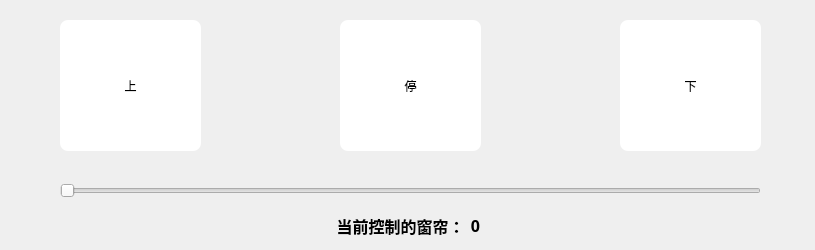
<?xml version="1.0" encoding="UTF-8"?>
<ui version="4.0">
 <class>WindowBox</class>
 <widget class="QDialog" name="WindowBox">
  <property name="geometry">
   <rect>
    <x>0</x>
    <y>0</y>
    <width>815</width>
    <height>250</height>
   </rect>
  </property>
  <property name="windowTitle">
   <string>Dialog</string>
  </property>
  <widget class="QPushButton" name="Up">
   <property name="geometry">
    <rect>
     <x>60</x>
     <y>20</y>
     <width>141</width>
     <height>131</height>
    </rect>
   </property>
   <property name="styleSheet">
    <string notr="true">
border-radius:8px;
background:#FFFFFF;</string>
   </property>
   <property name="text">
    <string>上</string>
   </property>
  </widget>
  <widget class="QLabel" name="label_2">
   <property name="geometry">
    <rect>
     <x>460</x>
     <y>215</y>
     <width>31</width>
     <height>21</height>
    </rect>
   </property>
   <property name="font">
    <font>
     <family>Adobe 黑体 Std R</family>
     <pointsize>12</pointsize>
     <weight>75</weight>
     <bold>true</bold>
    </font>
   </property>
   <property name="text">
    <string>0</string>
   </property>
   <property name="alignment">
    <set>Qt::AlignCenter</set>
   </property>
  </widget>
  <widget class="QLabel" name="label">
   <property name="geometry">
    <rect>
     <x>330</x>
     <y>215</y>
     <width>141</width>
     <height>21</height>
    </rect>
   </property>
   <property name="font">
    <font>
     <family>Adobe 黑体 Std R</family>
     <pointsize>12</pointsize>
     <weight>75</weight>
     <bold>true</bold>
    </font>
   </property>
   <property name="text">
    <string>当前控制的窗帘：</string>
   </property>
   <property name="alignment">
    <set>Qt::AlignCenter</set>
   </property>
  </widget>
  <widget class="QSlider" name="horizontalSlider">
   <property name="geometry">
    <rect>
     <x>60</x>
     <y>180</y>
     <width>701</width>
     <height>21</height>
    </rect>
   </property>
   <property name="orientation">
    <enum>Qt::Horizontal</enum>
   </property>
  </widget>
  <widget class="QPushButton" name="Down">
   <property name="geometry">
    <rect>
     <x>620</x>
     <y>20</y>
     <width>141</width>
     <height>131</height>
    </rect>
   </property>
   <property name="styleSheet">
    <string notr="true">
border-radius:8px;
background:#FFFFFF;</string>
   </property>
   <property name="text">
    <string>下</string>
   </property>
  </widget>
  <widget class="QPushButton" name="Stop">
   <property name="geometry">
    <rect>
     <x>340</x>
     <y>20</y>
     <width>141</width>
     <height>131</height>
    </rect>
   </property>
   <property name="styleSheet">
    <string notr="true">
border-radius:8px;
background:#FFFFFF;</string>
   </property>
   <property name="text">
    <string>停</string>
   </property>
  </widget>
 </widget>
 <resources/>
 <connections/>
</ui>
